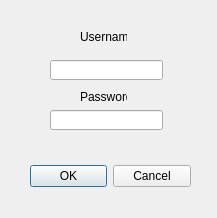
<?xml version="1.0" encoding="UTF-8"?>
<ui version="4.0">
 <class>Dialog</class>
 <widget class="QDialog" name="Dialog">
  <property name="geometry">
   <rect>
    <x>0</x>
    <y>0</y>
    <width>217</width>
    <height>218</height>
   </rect>
  </property>
  <property name="windowTitle">
   <string>Dialog</string>
  </property>
  <widget class="QDialogButtonBox" name="login_btn">
   <property name="geometry">
    <rect>
     <x>30</x>
     <y>160</y>
     <width>161</width>
     <height>32</height>
    </rect>
   </property>
   <property name="orientation">
    <enum>Qt::Horizontal</enum>
   </property>
   <property name="standardButtons">
    <set>QDialogButtonBox::Cancel|QDialogButtonBox::Ok</set>
   </property>
  </widget>
  <widget class="QLineEdit" name="lineEdit">
   <property name="geometry">
    <rect>
     <x>50</x>
     <y>60</y>
     <width>113</width>
     <height>20</height>
    </rect>
   </property>
  </widget>
  <widget class="QLineEdit" name="lineEdit_2">
   <property name="geometry">
    <rect>
     <x>50</x>
     <y>110</y>
     <width>113</width>
     <height>20</height>
    </rect>
   </property>
   <property name="echoMode">
    <enum>QLineEdit::Password</enum>
   </property>
  </widget>
  <widget class="QLabel" name="label">
   <property name="geometry">
    <rect>
     <x>80</x>
     <y>30</y>
     <width>47</width>
     <height>13</height>
    </rect>
   </property>
   <property name="text">
    <string>Username</string>
   </property>
  </widget>
  <widget class="QLabel" name="label_2">
   <property name="geometry">
    <rect>
     <x>80</x>
     <y>90</y>
     <width>47</width>
     <height>13</height>
    </rect>
   </property>
   <property name="text">
    <string>Password</string>
   </property>
  </widget>
 </widget>
 <resources/>
 <connections>
  <connection>
   <sender>login_btn</sender>
   <signal>accepted()</signal>
   <receiver>Dialog</receiver>
   <slot>accept()</slot>
   <hints>
    <hint type="sourcelabel">
     <x>248</x>
     <y>254</y>
    </hint>
    <hint type="destinationlabel">
     <x>157</x>
     <y>274</y>
    </hint>
   </hints>
  </connection>
  <connection>
   <sender>login_btn</sender>
   <signal>rejected()</signal>
   <receiver>Dialog</receiver>
   <slot>reject()</slot>
   <hints>
    <hint type="sourcelabel">
     <x>316</x>
     <y>260</y>
    </hint>
    <hint type="destinationlabel">
     <x>286</x>
     <y>274</y>
    </hint>
   </hints>
  </connection>
 </connections>
</ui>
